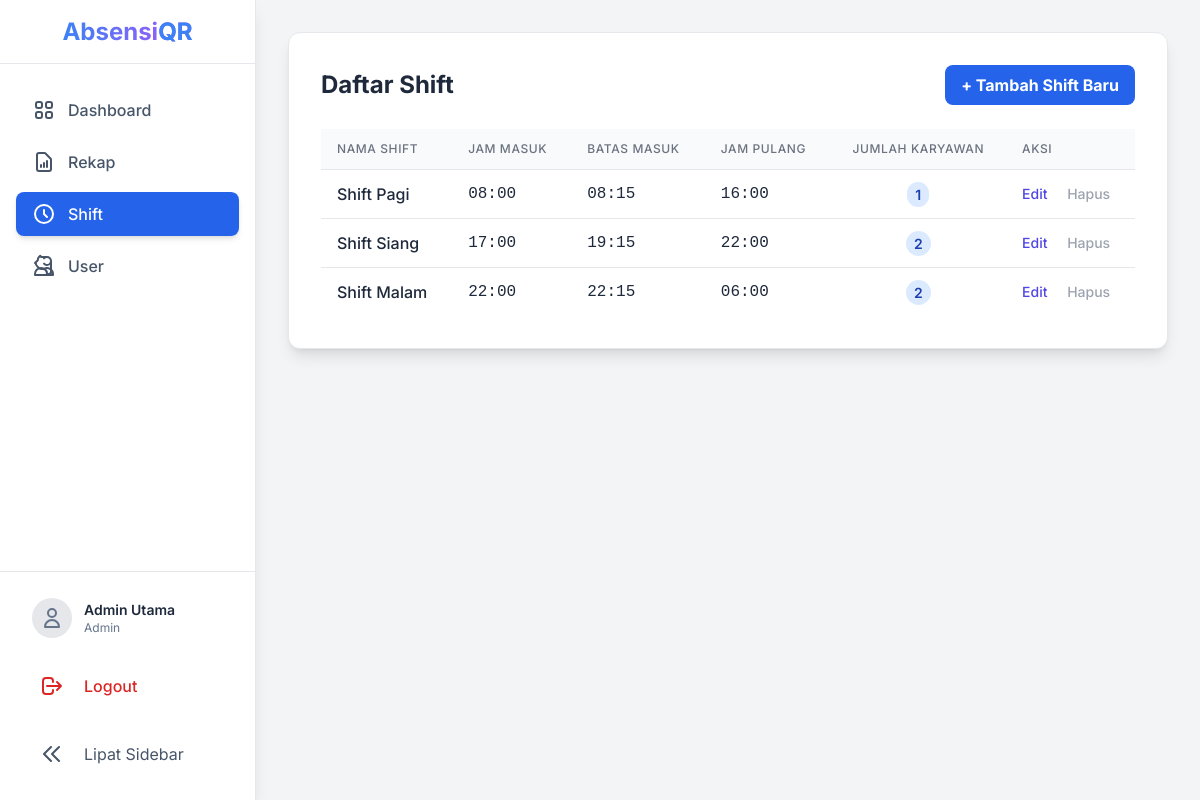
The page /src/admin/shifts.php (signed in) on the database its author committed.
### tables this page shows
CREATE TABLE `shifts` (
  `id` int(11) NOT NULL,
  `nama_shift` varchar(50) NOT NULL,
  `jam_masuk` time NOT NULL,
  `batas_jam_masuk` time NOT NULL,
  `jam_pulang` time NOT NULL
);

### src/admin/shifts.php (the view, shortened to what this page needs)
<?php
require_once __DIR__ . '/../layouts/header.php';
$sql = "SELECT s.*, COUNT(u.id) as jumlah_karyawan
        FROM shifts s
        LEFT JOIN users u ON s.id = u.shift_id
        GROUP BY s.id
        ORDER BY s.jam_masuk";
$result = $conn->query($sql);
?>
<div class="max-w-5xl mx-auto py-8 sm:px-6 lg:px-8">
    <div class="bg-white p-8 rounded-xl shadow-lg border border-gray-200">
        <div class="flex justify-between items-center mb-6">
            <h1 class="text-2xl font-bold text-slate-800">Daftar Shift</h1>
            <a href="tambah_shift.php" class="bg-blue-600 hover:bg-blue-700 text-white font-bold py-2 px-4 rounded-lg transition-colors duration-300">
                + Tambah Shift Baru
            </a>
        </div>
        <div class="overflow-x-auto">
            <table class="min-w-full divide-y divide-gray-200">
                <thead class="bg-gray-50">
                    <tr>
                        <th class="py-3 px-4 text-left text-xs font-medium text-gray-500 uppercase tracking-wider">Nama Shift</th>
                        <th class="py-3 px-4 text-left text-xs font-medium text-gray-500 uppercase tracking-wider">Jam Masuk</th>
                        <th class="py-3 px-4 text-left text-xs font-medium text-gray-500 uppercase tracking-wider">Batas Masuk</th>
                        <th class="py-3 px-4 text-left text-xs font-medium text-gray-500 uppercase tracking-wider">Jam Pulang</th>
                        <th class="py-3 px-4 text-center text-xs font-medium text-gray-500 uppercase tracking-wider">Jumlah Karyawan</th>
                        <th class="py-3 px-4 text-left text-xs font-medium text-gray-500 uppercase tracking-wider">Aksi</th>
                    </tr>
                </thead>
                <tbody class="bg-white divide-y divide-gray-200">
                    <?php if ($result->num_rows > 0): ?>
                        <?php while ($row = $result->fetch_assoc()): ?>
                            <tr>
                                <td class="py-3 px-4 whitespace-nowrap font-medium"><?php echo htmlspecialchars($row['nama_shift']); ?></td>
                                <td class="py-3 px-4 whitespace-nowrap font-mono"><?php echo date("H:i", strtotime($row['jam_masuk'])); ?></td>
                                <td class="py-3 px-4 whitespace-nowrap font-mono"><?php echo date("H:i", strtotime($row['batas_jam_masuk'])); ?></td>
                                <td class="py-3 px-4 whitespace-nowrap font-mono"><?php echo date("H:i", strtotime($row['jam_pulang'])); ?></td>
                                <td class="py-3 px-4 whitespace-nowrap text-center">
                                    <span class="px-2 py-1 text-sm font-semibold leading-5 rounded-full <?php echo $row['jumlah_karyawan'] > 0 ? 'bg-blue-100 text-blue-800' : 'bg-gray-100 text-gray-800'; ?>">
                                        <?php echo $row['jumlah_karyawan']; ?>
                                    </span>
                                </td>
                                <td class="py-3 px-4 whitespace-nowrap text-sm font-medium">
                                    <a href="edit_shift.php?id=<?php echo $row['id']; ?>" class="text-indigo-600 hover:text-indigo-900" title="Edit Shift">Edit</a>
                                    <?php if ($row['jumlah_karyawan'] > 0): ?>
                                        <span class="text-gray-400 cursor-not-allowed ml-4" title="Shift tidak bisa dihapus karena masih digunakan oleh <?php echo $row['jumlah_karyawan']; ?> karyawan">Hapus</span>
                                    <?php else: ?>
                                        <a href="proses_shift.php?action=hapus&id=<?php echo $row['id']; ?>" class="delete-btn text-red-600 hover:text-red-900 ml-4" title="Hapus Shift">Hapus</a>
                                    <?php endif; ?>
                                </td>
                            </tr>
                        <?php endwhile; ?>
                    <?php else: ?>
                        <tr><td colspan="6" class="text-center py-4">Belum ada data shift.</td></tr>
                    <?php endif; ?>
                </tbody>
            </table>
        </div>
    </div>
</div>
<?php require_once __DIR__ . '/../layouts/footer.php'; ?>

### src/layouts/header.php (style rules this page uses)
body { font-family: 'Inter', sans-serif; }

### rows shown on the page
shifts: nama_shift "Shift Pagi", jam_masuk "08:00", batas_jam_masuk "08:15", jam_pulang "16:00", jumlah_karyawan "1"
shifts: nama_shift "Shift Siang", jam_masuk "17:00", batas_jam_masuk "19:15", jam_pulang "22:00", jumlah_karyawan "2"
shifts: nama_shift "Shift Malam", jam_masuk "22:00", batas_jam_masuk "22:15", jam_pulang "06:00", jumlah_karyawan "2"

### other values the page prints
$_SESSION['nama_lengkap'] "Admin Utama"
$_SESSION['role'] "Admin"
